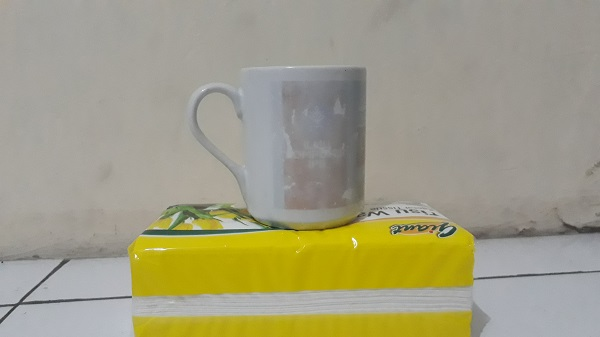
#> input picture BIMBINGAN 1/dua.jpg, 600 x 337 px
$ python beda.py
#> lines starting #> are read from the running program, lines starting #| are printed output that depends on the picture
import numpy
import cv2
image = cv2.imread('dua.jpg')
#> image is the input picture: shape (337, 600, 3); mean B, G, R 131.2, 157.5, 161.4
gray_image = cv2.cvtColor(image, cv2.COLOR_BGR2GRAY)
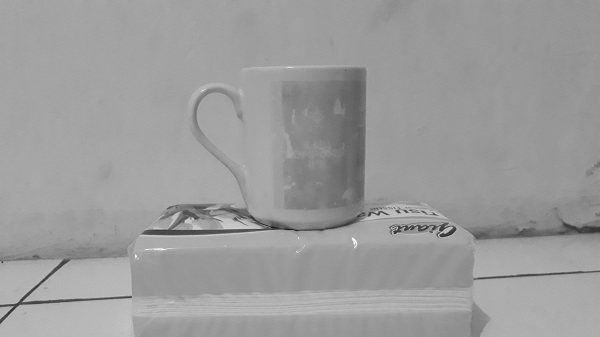
#> gray_image: shape (337, 600); min 21, max 251, mean 155.7
cv2.imwrite('gray_image.png',gray_image)
cv2.imshow('gray_image',gray_image)
cv2.waitKey(0)
cv2.destroyAllWindows()
